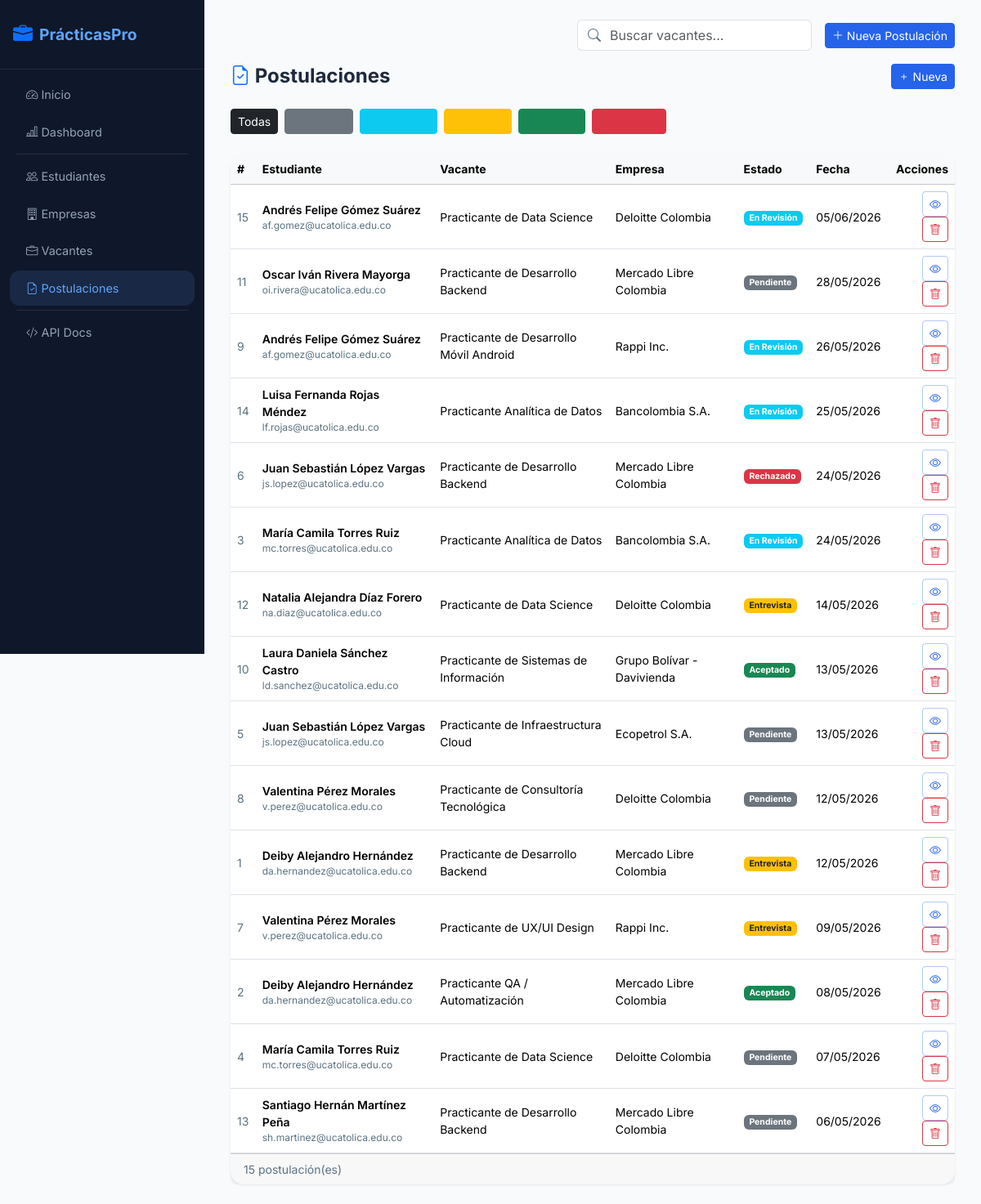
/postulaciones/, run on the app's committed database.
### app/models/models.py (models this page shows)
class Postulacion(Base):
    __tablename__ = "postulaciones"
    id              = Column(Integer, primary_key=True, index=True)
    estudiante_id   = Column(Integer, ForeignKey("estudiantes.id"), nullable=False)
    vacante_id      = Column(Integer, ForeignKey("vacantes.id"), nullable=False)
    estado          = Column(SAEnum(EstadoPostulacionEnum), default=EstadoPostulacionEnum.pendiente)
    carta_motivacion = Column(Text)
    notas_evaluador  = Column(Text)
    fecha_postulacion = Column(DateTime, default=datetime.utcnow)
    updated_at       = Column(DateTime, default=datetime.utcnow, onupdate=datetime.utcnow)
    estudiante  = relationship("Estudiante", back_populates="postulaciones")
    vacante     = relationship("Vacante", back_populates="postulaciones")

class Estudiante(Base):
    __tablename__ = "estudiantes"
    id           = Column(Integer, primary_key=True, index=True)
    nombre       = Column(String(100), nullable=False)
    correo       = Column(String(150), unique=True, nullable=False, index=True)
    semestre     = Column(Integer, nullable=False)
    programa     = Column(String(100), default="Ingeniería de Sistemas")
    telefono     = Column(String(20))
    ciudad       = Column(String(80), default="Bogotá")
    foto_perfil  = Column(String(500))
    hoja_vida    = Column(String(500))   # PDF en Cloudinary
    activo       = Column(Boolean, default=True)
    created_at   = Column(DateTime, default=datetime.utcnow)
    updated_at   = Column(DateTime, default=datetime.utcnow, onupdate=datetime.utcnow)
    postulaciones = relationship("Postulacion", back_populates="estudiante", cascade="all, delete-orphan")

class Vacante(Base):
    __tablename__ = "vacantes"
    id           = Column(Integer, primary_key=True, index=True)
    titulo       = Column(String(150), nullable=False, index=True)
    descripcion  = Column(Text, nullable=False)
    requisitos   = Column(Text)
    salario      = Column(Numeric(12, 2))
    modalidad    = Column(SAEnum(ModalidadEnum), nullable=False)
    duracion_meses = Column(Integer, default=6)
    cupos        = Column(Integer, default=1)
    activa       = Column(Boolean, default=True)
    empresa_id   = Column(Integer, ForeignKey("empresas.id"), nullable=False)
    created_at   = Column(DateTime, default=datetime.utcnow)
    updated_at   = Column(DateTime, default=datetime.utcnow, onupdate=datetime.utcnow)
    empresa      = relationship("Empresa", back_populates="vacantes")
    postulaciones = relationship("Postulacion", back_populates="vacante", cascade="all, delete-orphan")

class Empresa(Base):
    __tablename__ = "empresas"
    id          = Column(Integer, primary_key=True, index=True)
    nombre      = Column(String(150), nullable=False, index=True)
    nit         = Column(String(20), unique=True, nullable=False)
    sector      = Column(SAEnum(SectorEnum), nullable=False)
    ciudad      = Column(String(80), nullable=False)
    direccion   = Column(String(200))
    sitio_web   = Column(String(200))
    descripcion = Column(Text)
    logo        = Column(String(500))   # URL Cloudinary
    contacto_nombre = Column(String(100))
    contacto_email  = Column(String(150))
    activo      = Column(Boolean, default=True)
    created_at  = Column(DateTime, default=datetime.utcnow)
    updated_at  = Column(DateTime, default=datetime.utcnow, onupdate=datetime.utcnow)
    vacantes    = relationship("Vacante", back_populates="empresa", cascade="all, delete-orphan")

### app/routers/postulaciones.py (the view)
@router.get("/", response_class=HTMLResponse)
async def listar_postulaciones(
    request: Request,
    estado: Optional[str] = None,
    estudiante_id: Optional[int] = None,
    vacante_id: Optional[int] = None,
    db: Session = Depends(get_db),
):
    postulaciones = PostulacionRepository.listar(
        db, estado=estado, estudiante_id=estudiante_id, vacante_id=vacante_id
    )
    return templates.TemplateResponse("postulaciones/lista.html", {
        "request": request,
        "postulaciones": postulaciones,
        "estado_filtro": estado or "",
        "estados": ESTADOS,
    })

### app/templates/postulaciones/lista.html (shortened to what this page needs)
{% extends "partials/base.html" %}
{% block content %}
<div class="d-flex align-items-center justify-content-between mb-4">
  <h4 class="fw-bold mb-0"><i class="bi bi-file-earmark-check text-primary"></i> Postulaciones</h4>
  <a href="/postulaciones/nueva/form" class="btn btn-primary btn-sm"><i class="bi bi-plus"></i> Nueva</a>
</div>
<div class="d-flex gap-2 mb-4 flex-wrap">
  {% set colores = {'Pendiente':'secondary','En Revisión':'info','Entrevista':'warning','Aceptado':'success','Rechazado':'danger'} %}
  <a href="/postulaciones/" class="btn btn-sm {{ 'btn-dark' if not estado_filtro else 'btn-outline-dark' }}">Todas</a>
  {% for e in estados %}
  <a href="/postulaciones/?estado={{ e }}"
     class="btn btn-sm btn-{{ colores[e] if e in colores else 'secondary' }} {{ '' if estado_filtro == e else 'btn-outline-' + (colores[e] if e in colores else 'secondary') }}">
  </a>
  {% endfor %}
</div>
<div class="card">
  <div class="table-responsive">
    <table class="table table-hover align-middle mb-0 small">
      <thead class="table-light">
        <tr>
          <th>#</th><th>Estudiante</th><th>Vacante</th><th>Empresa</th>
          <th>Estado</th><th>Fecha</th><th class="text-end">Acciones</th>
        </tr>
      </thead>
      <tbody>
        {% for p in postulaciones %}
        <tr onclick="location.href='/postulaciones/{{ p.id }}'" style="cursor:pointer">
          <td class="text-muted">{{ p.id }}</td>
          <td>
            {% if p.estudiante %}
            <div class="fw-semibold">{{ p.estudiante.nombre }}</div>
            <div class="text-muted" style="font-size:.75rem">{{ p.estudiante.correo }}</div>
            {% else %}—{% endif %}
          </td>
          <td>{{ p.vacante.titulo if p.vacante else '—' }}</td>
          <td>{{ p.vacante.empresa.nombre if p.vacante and p.vacante.empresa else '—' }}</td>
          <td>
            {% set ec = {'Pendiente':'bg-secondary','En Revisión':'bg-info','Entrevista':'bg-warning text-dark','Aceptado':'bg-success','Rechazado':'bg-danger'} %}
            <span class="badge {{ ec.get(p.estado.value, 'bg-secondary') }}">{{ p.estado.value }}</span>
          </td>
          <td>{{ p.fecha_postulacion.strftime('%d/%m/%Y') }}</td>
          <td class="text-end" onclick="event.stopPropagation()">
            <a href="/postulaciones/{{ p.id }}" class="btn btn-sm btn-outline-primary"><i class="bi bi-eye"></i></a>
            <form method="post" action="/postulaciones/{{ p.id }}/eliminar" class="d-inline"
                  onsubmit="return confirm('¿Eliminar postulación #{{ p.id }}?')">
              <button type="submit" class="btn btn-sm btn-outline-danger"><i class="bi bi-trash"></i></button>
            </form>
          </td>
        </tr>
        {% else %}
        <tr><td colspan="7" class="text-center text-muted py-4">
          <i class="bi bi-inbox fs-3 d-block mb-2"></i> No hay postulaciones
        </td></tr>
        {% endfor %}
      </tbody>
    </table>
  </div>
  <div class="card-footer text-muted small">{{ postulaciones | length }} postulación(es)</div>
</div>
{% endblock %}

### app/static/css/custom.css (style rules this page uses)
:root { --pp-primary: #2563eb; --pp-secondary: #6d28d9; --pp-surface: #ffffff; --pp-surface-alt: #f8fbff; --pp-text: #0f172a; --pp-muted: #64748b; --pp-border: rgba(37, 99, 235, 0.12); }
body { font-family: 'Inter', sans-serif; background: linear-gradient(180deg, #f8fbff 0%, #eef2ff 100%); color: var(--pp-text); }
.card, .hero-card, .overview-card { border-radius: 1.35rem; box-shadow: 0 22px 60px rgba(15, 23, 42, 0.08); border: 1px solid rgba(148, 163, 184, 0.12); }
.btn-primary { background-color: var(--pp-primary); border-color: var(--pp-primary); }
.btn-outline-primary { color: var(--pp-primary); border-color: rgba(37, 99, 235, 0.35); }
.text-muted { color: #5b7280 !important; }

### app/templates/partials/base.html (style rules this page uses)
:root { --pp-primary: #2563eb; --pp-secondary: #7c3aed; --pp-success: #059669; --pp-warning: #d97706; --pp-danger: #dc2626; --pp-dark: #0f172a; --pp-bg: #f8fafc; }
body { font-family: 'Inter', sans-serif; background: var(--pp-bg); color: #1e293b; }
.card { border: none; border-radius: 1rem; box-shadow: 0 1px 3px rgba(0,0,0,.08); }

### data on the page
Postulacion: id "15", estudiante.nombre "Andrés Felipe Gómez Suárez", estudiante.correo "af.gomez@ucatolica.edu.co", vacante "Practicante de Data Science", vacante.empresa "Deloitte Colombia", estado.value "En Revisión", fecha_postulacion "05/06/2026"
Postulacion: id "11", estudiante.nombre "Oscar Iván Rivera Mayorga", estudiante.correo "oi.rivera@ucatolica.edu.co", vacante "Practicante de Desarrollo Backend", vacante.empresa "Mercado Libre Colombia", estado.value "Pendiente", fecha_postulacion "28/05/2026"
Postulacion: id "9", estudiante.nombre "Andrés Felipe Gómez Suárez", estudiante.correo "af.gomez@ucatolica.edu.co", vacante "Practicante de Desarrollo Móvil Android", vacante.empresa "Rappi Inc.", estado.value "En Revisión", fecha_postulacion "26/05/2026"
Postulacion: id "14", estudiante.nombre "Luisa Fernanda Rojas Méndez", estudiante.correo "lf.rojas@ucatolica.edu.co", vacante "Practicante Analítica de Datos", vacante.empresa "Bancolombia S.A.", estado.value "En Revisión", fecha_postulacion "25/05/2026"
Postulacion: id "6", estudiante.nombre "Juan Sebastián López Vargas", estudiante.correo "js.lopez@ucatolica.edu.co", vacante "Practicante de Desarrollo Backend", vacante.empresa "Mercado Libre Colombia", estado.value "Rechazado", fecha_postulacion "24/05/2026"
Postulacion: id "3", estudiante.nombre "María Camila Torres Ruiz", estudiante.correo "mc.torres@ucatolica.edu.co", vacante "Practicante Analítica de Datos", vacante.empresa "Bancolombia S.A.", estado.value "En Revisión", fecha_postulacion "24/05/2026"
Postulacion: id "12", estudiante.nombre "Natalia Alejandra Díaz Forero", estudiante.correo "na.diaz@ucatolica.edu.co", vacante "Practicante de Data Science", vacante.empresa "Deloitte Colombia", estado.value "Entrevista", fecha_postulacion "14/05/2026"
Postulacion: id "10", estudiante.nombre "Laura Daniela Sánchez Castro", estudiante.correo "ld.sanchez@ucatolica.edu.co", vacante "Practicante de Sistemas de Información", vacante.empresa "Grupo Bolívar - Davivienda", estado.value "Aceptado", fecha_postulacion "13/05/2026"
Postulacion: id "5", estudiante.nombre "Juan Sebastián López Vargas", estudiante.correo "js.lopez@ucatolica.edu.co", vacante "Practicante de Infraestructura Cloud", vacante.empresa "Ecopetrol S.A.", estado.value "Pendiente", fecha_postulacion "13/05/2026"
Postulacion: id "8", estudiante.nombre "Valentina Pérez Morales", estudiante.correo "v.perez@ucatolica.edu.co", vacante "Practicante de Consultoría Tecnológica", vacante.empresa "Deloitte Colombia", estado.value "Pendiente", fecha_postulacion "12/05/2026"
Postulacion: id "1", estudiante.nombre "Deiby Alejandro Hernández", estudiante.correo "da.hernandez@ucatolica.edu.co", vacante "Practicante de Desarrollo Backend", vacante.empresa "Mercado Libre Colombia", estado.value "Entrevista", fecha_postulacion "12/05/2026"
Postulacion: id "7", estudiante.nombre "Valentina Pérez Morales", estudiante.correo "v.perez@ucatolica.edu.co", vacante "Practicante de UX/UI Design", vacante.empresa "Rappi Inc.", estado.value "Entrevista", fecha_postulacion "09/05/2026"
Postulacion: id "2", estudiante.nombre "Deiby Alejandro Hernández", estudiante.correo "da.hernandez@ucatolica.edu.co", vacante "Practicante QA / Automatización", vacante.empresa "Mercado Libre Colombia", estado.value "Aceptado", fecha_postulacion "08/05/2026"
Postulacion: id "4", estudiante.nombre "María Camila Torres Ruiz", estudiante.correo "mc.torres@ucatolica.edu.co", vacante "Practicante de Data Science", vacante.empresa "Deloitte Colombia", estado.value "Pendiente", fecha_postulacion "07/05/2026"
Postulacion: id "13", estudiante.nombre "Santiago Hernán Martínez Peña", estudiante.correo "sh.martinez@ucatolica.edu.co", vacante "Practicante de Desarrollo Backend", vacante.empresa "Mercado Libre Colombia", estado.value "Pendiente", fecha_postulacion "06/05/2026"

### other printed values
{{ postulaciones | length }} "15"
